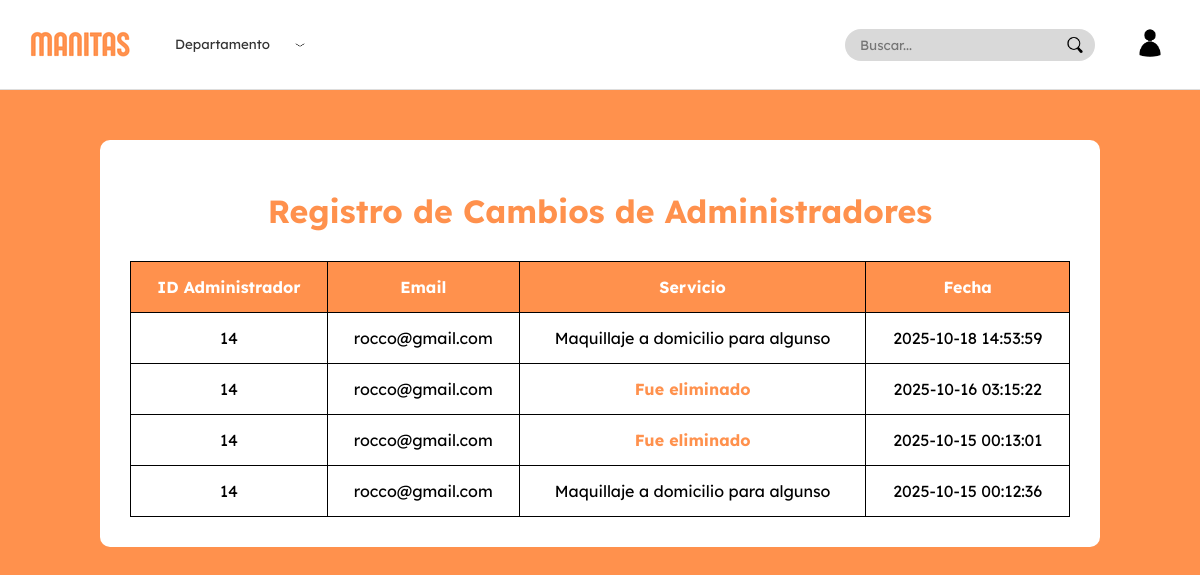
Page /apps/Controlador/administrador/CambiosAdminControlador.php on the earlier database version.
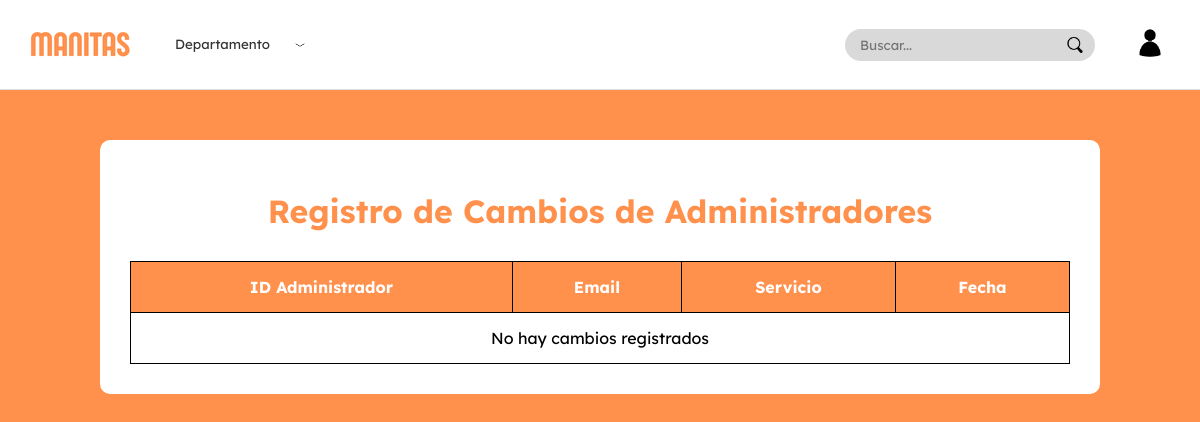
Same page on the later database version.
### tables this page shows
CREATE TABLE `administra` (
  `idAdministra` int NOT NULL AUTO_INCREMENT,
  `idUsuario` int NOT NULL,
  `idServicio` int NOT NULL,
  `fecha` datetime NOT NULL,
  PRIMARY KEY (`idAdministra`)
);

CREATE TABLE `usuario` (
  `IdUsuario` int NOT NULL AUTO_INCREMENT,
  `email` varchar(100) NOT NULL,
  `contraseña` varchar(255) NOT NULL,
  PRIMARY KEY (`IdUsuario`),
  UNIQUE KEY `email` (`email`)
);

CREATE TABLE `servicio` (
  `IdServicio` int NOT NULL AUTO_INCREMENT,
  `Titulo` varchar(100) NOT NULL,
  `Categoria` enum('Hogar','Autos','Belleza','Cuidado de niños','Digital','Cocina','Salud','Mascotas','Eventos','Educación','Transporte','Arte y Cultura') NOT NULL,
  `Descripcion` varchar(500) DEFAULT NULL,
  `Precio` int NOT NULL,
  `imagen` varchar(255) DEFAULT NULL,
  `departamento` varchar(255) NOT NULL DEFAULT '',
  `Duracion` decimal(3,1) NOT NULL,
  PRIMARY KEY (`IdServicio`),
  CONSTRAINT `chk_precio` CHECK ((`Precio` >= 0))
);

### apps/Controlador/administrador/CambiosAdminControlador.php (called while the page is built)
<?php
require_once($_SERVER['DOCUMENT_ROOT'].'/Proyecto/apps/Modelos/conexion.php');
require_once($_SERVER['DOCUMENT_ROOT'].'/Proyecto/apps/Modelos/Administra.php');
$cambios = Administra::obtenerTodos($conn);
require_once($_SERVER['DOCUMENT_ROOT'].'/Proyecto/apps/Vistas/paginas/propietario/historial_cambios.php');

### apps/Controlador/NavbarControlador.php (called while the page is built, shortened)
<?php
$logueado = isset($_SESSION['idUsuario']);
$rol = $logueado ? $_SESSION['rol'] : null;
$home_url = "/Proyecto/public/index.php";
$perfil_url = null;

### apps/Modelos/Administra.php (called while the page is built, shortened)
<?php
class Administra
{
    public static function obtenerTodos($conn)
    {
        $sql = "SELECT
                    a.idAdministra,
                    u.IdUsuario,
                    u.email,
                    s.Titulo AS servicio,
                    a.fecha
                FROM administra a
                LEFT JOIN usuario u ON a.idUsuario = u.IdUsuario
                LEFT JOIN Servicio s ON a.idServicio = s.IdServicio
                ORDER BY a.fecha DESC";
        $result = $conn->query($sql);
        $cambios = [];
        while ($row = $result->fetch_assoc()) {
            $cambios[] = [
                'idAdministra' => $row['idAdministra'],
                'idUsuario' => $row['IdUsuario'],
                'email' => $row['email'],
                'servicio' => $row['servicio'],
                'fecha' => $row['fecha']
            ];
        }
        return $cambios;
    }
}

### apps/VIstas/paginas/propietario/historial_cambios.php (the view, shortened to what this page needs)
<?php
require_once($_SERVER['DOCUMENT_ROOT'].'/Proyecto/apps/Controlador/administrador/CambiosAdminControlador.php');
?>
<!DOCTYPE html>
<html lang="es">
<head>
    <link rel="stylesheet" href="/Proyecto/public/css/paginas/propietario/historial_cambios.css">
    <link rel="stylesheet" href="/Proyecto/public/css/layout/navbar.css">
    <link rel="stylesheet" href="/Proyecto/public/css/fonts.css">
</head>
<body>
    <?php include $_SERVER['DOCUMENT_ROOT'] . '/Proyecto/apps/vistas/layout/navbar.php'; ?>
    <div class="cambios-admin-container">
        <h1>Registro de Cambios de Administradores</h1>
        <table class="tabla-cambios">
            <thead>
                <tr>
                    <th>ID Administrador</th>
                    <th>Email</th>
                    <th>Servicio </th>
                    <th>Fecha</th>
                </tr>
            </thead>
            <tbody>
                <?php if (!empty($cambios)): ?>
                    <?php foreach ($cambios as $cambio): ?>
                        <?php
                            $servicio = !empty($cambio['servicio'])
                                ? htmlspecialchars($cambio['servicio'])
                                : '<span class="servicio-eliminado">Fue eliminado</span>';
                        ?>
                        <tr>
                            <td><?= htmlspecialchars($cambio['idUsuario']) ?></td>
                            <td><?= htmlspecialchars($cambio['email']) ?></td>
                            <td><?= $servicio ?></td>
                            <td><?= htmlspecialchars($cambio['fecha']) ?></td>
                        </tr>
                    <?php endforeach; ?>
                <?php else: ?>
                    <tr>
                        <td colspan="4">No hay cambios registrados</td>
                    </tr>
                <?php endif; ?>
            </tbody>
        </table>
    </div>
</body>
</html>

### apps/VIstas/layout/navbar.php (shortened to what this page needs)
<?php
require_once($_SERVER['DOCUMENT_ROOT'] . '/Proyecto/apps/Controlador/NavbarControlador.php');
$ultima_busqueda = $_SESSION['ultima_busqueda'] ?? '';
?>
<nav class="navbar">
    <div class="navbar-left">
        <div class="logo">
            <a href="<?= $home_url ?>">
                <img src="/Proyecto/public/imagen/logo/logo_manitas.png" alt="Logo">
            </a>
        </div>
        <?php if ($rol !== 'admin' && $rol !== 'propietario'): ?>
        <div class="departamentos">
            <form id="form-departamento" action="/Proyecto/apps/controlador/servicio/BuscarControlador.php" method="POST">
                <select name="departamento" onchange="document.getElementById('form-departamento').submit()">
                    <option value="">Departamento</option>
                </select>
            </form>
        </div>
        <?php endif; ?>
    </div>
    <div class="navbar-right">
        <?php if ($rol !== 'admin' && $rol !== 'propietario'): ?>
        <div class="busqueda">
            <form id="form-buscador" action="/Proyecto/apps/controlador/servicio/BuscarControlador.php" method="POST">
                <input type="text" name="q" id="buscador" placeholder="Buscar..." value="<?= htmlspecialchars($ultima_busqueda) ?>">
                <button type="submit">
                    <img src="/Proyecto/public/imagen/icono/icono_busqueda.png" alt="Buscar">
                </button>
            </form>
        </div>
        <?php endif; ?>
        <div class="perfil">
            <div class="perfil-btn">
                <a href="<?= $perfil_url ?>" class="icono-notificacion-navbar">
                    <img src="/Proyecto/public/imagen/icono/icono_avatar.png" alt="Mi perfil">
                </a>
            </div>
        </div>
    </div>
</nav>

### public/css/paginas/propietario/historial_cambios.css (style rules this page uses)
html, body { box-sizing: border-box; font-family: 'Lexend', sans-serif; background-color: #FF914D; color: #fff; box-sizing: border-box; }
.cambios-admin-container { width: 100vw; font-family: 'Lexend', sans-serif; max-width: 1000px; margin: 50px auto; background-color: #FFF; color: black; padding: 30px; border-radius: 10px; box-sizing: border-box; }
.cambios-admin-container h1 { text-align: center; font-size: 32px; font-weight: 700; margin-bottom: 30px; color: #FF914D; }
.tabla-cambios { width: 100%; border-collapse: collapse; }
.tabla-cambios th, .tabla-cambios td { padding: 15px; text-align: center; border: 1px solid black; font-size: 16px; }
.tabla-cambios th { background-color: #FF914D; color: #fff; }
.tabla-cambios tr:nth-child(even) { background-color: #FFF; color: black; }
.servicio-eliminado { color: #FF914D; font-weight: bold; }

### public/css/layout/navbar.css (style rules this page uses)
body { margin: 0; font-family: 'Lexend', sans-serif; }
.navbar { display: flex; justify-content: space-between; align-items: center; padding: 0 30px; background-color: #ffffff; border-bottom: 1px solid #ddd; height: 90px; box-sizing: border-box; max-width: 1350px; margin: 0 auto; }
.navbar-left, .navbar-right { display: flex; align-items: center; gap: 35px; }
.logo img { height: 60px; width: auto; object-fit: contain; display: block; }
.departamentos select { min-width: 150px; max-width: 200px; padding: 6px 30px 6px 10px; border-radius: 5px; font-family: 'Lexend', sans-serif; background-color: #ffffff; color: #333; appearance: none; -webkit-appearance: none; -moz-appearance: none; border: none; box-sizing: border-box; background-image: url("../../imagen/icono/icono_flecha.png"); background-repeat: no-repeat; background-position: right 10px center; background-size: 10px 6px; cursor: pointer; overflow: hidden; text-overflow: ellipsis; white-space: nowrap; }
.departamentos select option:checked { background-color: #ff914d; color: #fff; }
.busqueda form { display: flex; align-items: center; width: 250px; position: relative; }
.busqueda input { flex: 1; padding: 8px 40px 8px 15px; border: none; border-radius: 50px; background-color: #d9d9d9; color: #333; font-family: 'Lexend', sans-serif; outline: none; box-sizing: border-box; }
.busqueda button { position: absolute; right: 10px; top: 50%; transform: translateY(-50%); border: none; background: none; cursor: pointer; display: flex; align-items: center; justify-content: center; padding: 0; }
.busqueda button img { width: 20px; height: 20px; }
.perfil { position: relative; }
.perfil-btn { cursor: pointer; display: flex; align-items: center; position: relative; }
.perfil-btn img { width: 40px; height: 40px; border-radius: 50%; }

Differences in the rows shown:
removed administra: idUsuario.IdUsuario "14", idUsuario.email "rocco@gmail.com", idServicio.Titulo "Maquillaje a domicilio para algunso", fecha "2025-10-18 14:53:59"
removed administra: idUsuario.IdUsuario "14", idUsuario.email "rocco@gmail.com", shows "Fue eliminado", fecha "2025-10-16 03:15:22"
removed administra: idUsuario.IdUsuario "14", idUsuario.email "rocco@gmail.com", shows "Fue eliminado", fecha "2025-10-15 00:13:01"
removed administra: idUsuario.IdUsuario "14", idUsuario.email "rocco@gmail.com", idServicio.Titulo "Maquillaje a domicilio para algunso", fecha "2025-10-15 00:12:36"
Other differences:
text now shown: "No hay cambios registrados"
